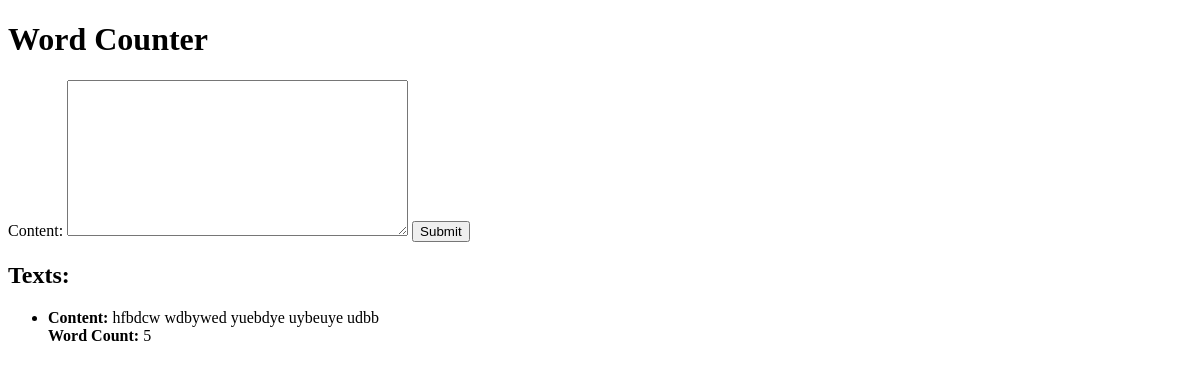
Before: / with the older database file.
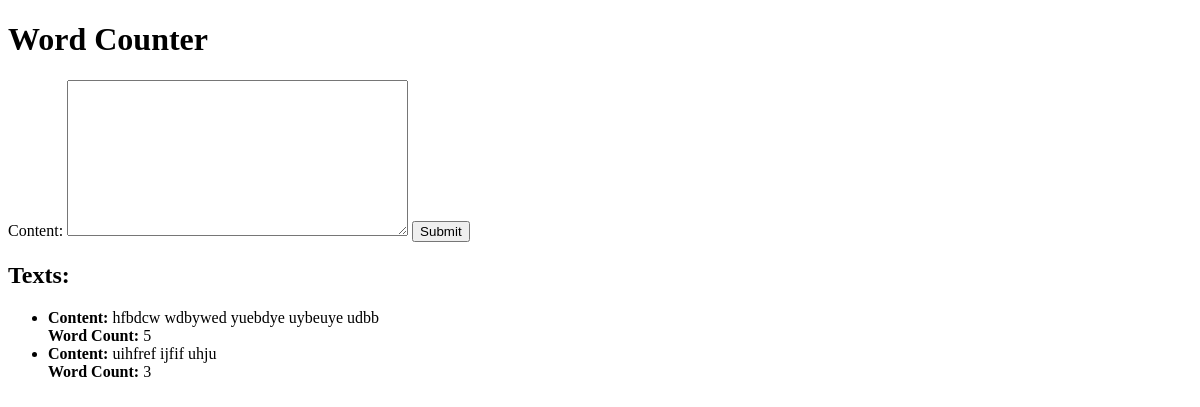
After: the same page with the newer database file.
### wordcounterapp/models.py (models this page shows, shortened)
class Text(models.Model):
    content = models.TextField()
    word_count = models.IntegerField(blank=True, null=True)
    created_at = models.DateTimeField(auto_now_add=True)

### wordcounterapp/views.py (the view)
# urls.py: path('', word_counter, name='word_counter'),
def word_counter(request):
    if request.method == 'POST':
        form = TextInputForm(request.POST)
        if form.is_valid():
            text_instance = form.save()
            word_count = len(text_instance.content.split())
            text_instance.word_count = word_count
            text_instance.save()
            return redirect('word_counter')
    else:
        form = TextInputForm()
    texts = Text.objects.all()
    return render(request, 'wordcounterapp/word_counter.html', {'form': form, 'texts': texts})

### wordcounterapp/forms.py
class TextInputForm(forms.ModelForm):
    class Meta:
        model = Text
        fields = ['content']

### wordcounterapp/templates/wordcounterapp/word_counter.html (shortened to what this page needs)
<!DOCTYPE html>
<html lang="en">
<head>
</head>
<body>
    <h1>Word Counter</h1>
    <form method="post" action="">
        {{ form }}
        <button type="submit">Submit</button>
    </form>
    <h2>Texts:</h2>
    <ul>
        {% for text in texts %}
            <li>
                <strong>Content:</strong> {{ text.content }}<br>
                <strong>Word Count:</strong> {{ text.word_count }}
            </li>
        {% endfor %}
    </ul>
</body>
</html>

Changed rows visible on the page:
added Text: content "uihfref ijfif uhju", word_count "3"
